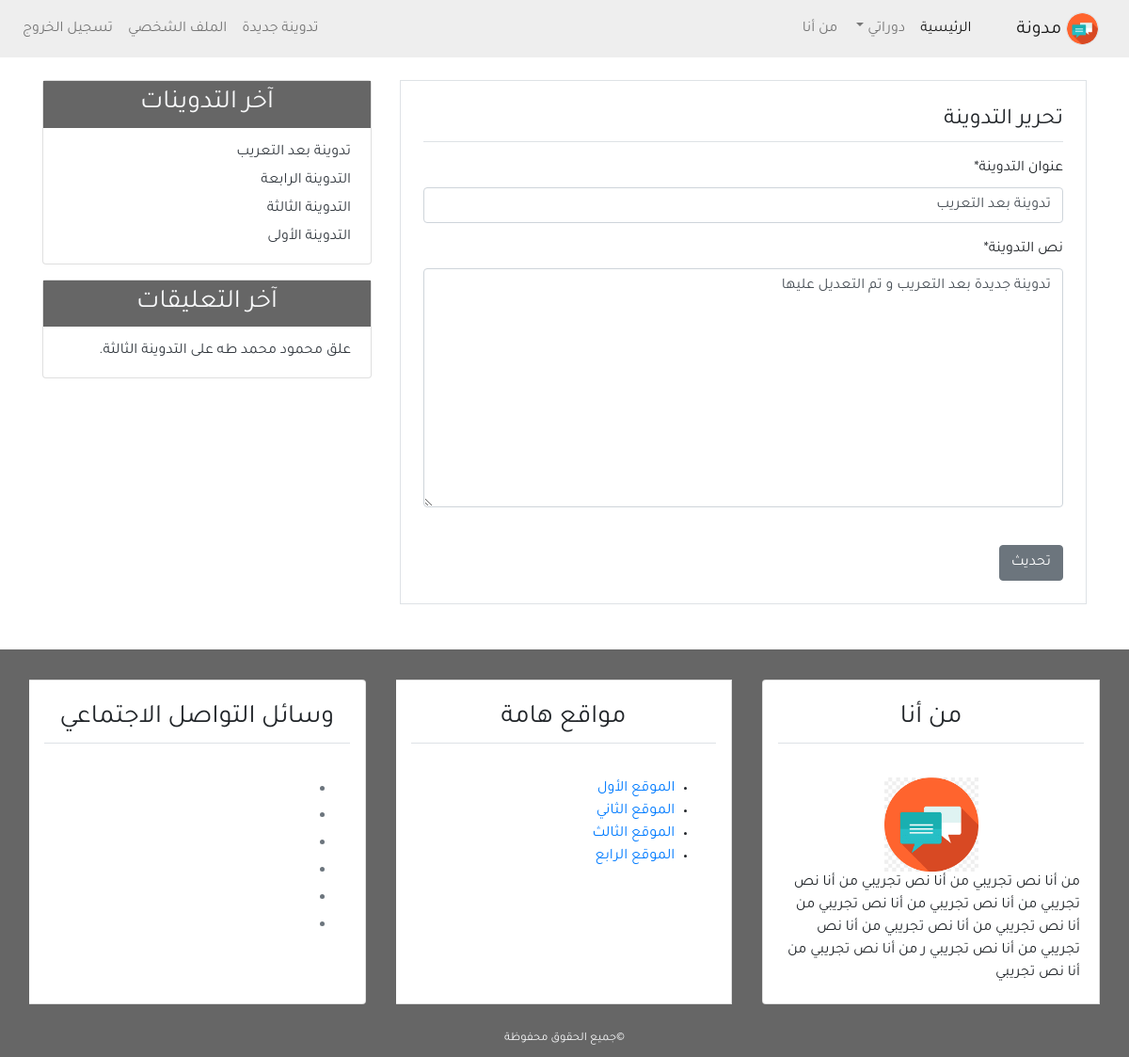
Page /detail/13/update/ (signed in) on the committed database.
### blog/models.py (models this page shows, shortened)
class Post(models.Model):
    title = models.CharField(max_length=100)
    content = models.TextField()
    post_date = models.DateTimeField(default=timezone.now)
    post_updated = models.DateTimeField(auto_now=True)
    author = models.ForeignKey(User, on_delete=models.CASCADE, related_name='author')
    def __str__(self):
        return self.title
    class Meta:
        ordering = ('-post_date',)
        verbose_name = ("Post")
        verbose_name_plural = ("Posts")

class Comment(models.Model):
    name = models.CharField(max_length=50, verbose_name="الاسم")
    email = models.EmailField(verbose_name='البريد الالكتروني')
    body = models.TextField(verbose_name='التعليق')
    comment_date = models.DateTimeField(auto_now_add=True)
    active = models.BooleanField(default=False)
    post = models.ForeignKey(Post, on_delete=models.CASCADE, related_name="comments")
    class Meta:
        ordering = ('-comment_date',)
        verbose_name = ("Comment")
        verbose_name_plural = ("Comments")
    def __str__(self):
        return 'علق {} على {}.' .format(self.name, self.post)

### blog/views.py (the view, shortened to what this page needs)
# urls.py: path('detail/<slug:pk>/update/', PostUpdateView.as_view(), name='update_post'),
class PostUpdateView(LoginRequiredMixin, UserPassesTestMixin, UpdateView):
    model = Post
    template_name = 'blog/post_update.html'
    form_class = PostCreatForm
    def test_func(self):
        post = self.get_object()
        if self.request.user == post.author:
            return True
        else:
            return False

### blog/forms.py
class PostCreatForm(forms.ModelForm):
    title = forms.CharField(label='عنوان التدوينة')
    content = forms.CharField(label='نص التدوينة', widget=forms.Textarea)
    class Meta:
        model = Post
        fields = ['title', 'content']

### blog/templatetags/post_tag.py (called while the page is built)
@register.inclusion_tag('blog/latest_posts.html')
def latest_posts():
    l_posts = Post.objects.all()[0:5]
    context = {
        'l_posts': l_posts,
    }
    return context

@register.inclusion_tag('blog/latest_comments.html')
def latest_comments():
    l_comments = Comment.objects.filter(active=True)[0:5]
    context = {
        'l_comments': l_comments,
    }
    return context

### blog/templates/blog/post_update.html (shortened to what this page needs)
{% extends 'blog/base.html' %}
{% load static %}
{% block content %}
{% load crispy_forms_tags %}
    <div class="border p-4 mb-5">
        <legend class="border-bottom pb-1 mb-3">تحرير التدوينة</legend>
    <form method="POST">
        {{form|crispy}}
        <input class="btn btn-secondary mt-4" value="تحديث" type="submit">
    </form>
    </div>
{% endblock content %}

### blog/templates/blog/latest_posts.html
<ul class="list-group-flush latest-post">
    {% for post in l_posts %}
        <a href="{% url 'blog:detail' post.id %}" class="text-dark">
            <li class="list-group-item latest-post-item">
                {{ post.title }}</li>
        </a>
    {% endfor %}
</ul>

### blog/templates/blog/latest_comments.html
<ul class="list-group-flush latest-comment">
    {% for comment in l_comments %}
        <a href="{% url 'blog:detail' comment.post.id %}" class="text-dark">
            <li class="list-group-item latest-comment-item">
                {{ comment }}</li>
        </a>
        {% empty %}
        <li class="list-group-item latest-comment-item">لا يوجد تعليقات</li>
    {% endfor %}
</ul>

### blog/static/blog/css/main.css (style rules this page uses)
html, body { direction: rtl; text-align: right; }
body { font-family: 'Tajawal', sans-serif; }
.latest-post, .latest-comment { padding: 0 15px; }
.latest-post .latest-post-item, .latest-comment .latest-comment-item { padding: 6px; }
.latest-post li:first-child, .latest-comment li:first-child { border-top: 0; }
.latest-post li:last-child, .latest-comment li:last-child { border-bottom: 0; padding-bottom: 0; }

### rows in the picture
Post: title "تدوينة بعد التعريب", content "تدوينة جديدة بعد التعريب و تم التعديل عليها"
Post: title "التدوينة الرابعة"
Post: title "التدوينة الثالثة"
Post: title "التدوينة الأولى"
Comment: name+post "علق محمود محمد طه على التدوينة الثالثة."
